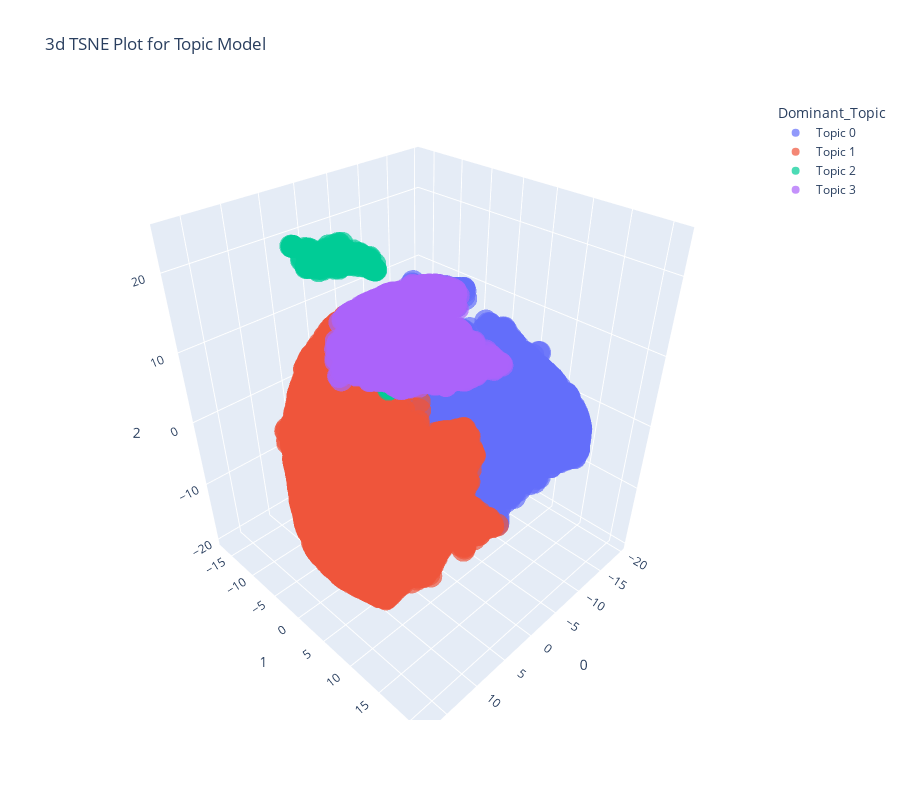

Notebook code for this chart:
### Code cell
plot_model(lda, plot = 'tsne')

### Figure 1 — Plotly figure (JSON) as saved in the notebook; plotly's stock layout.template omitted (floating-point values rounded to 4 significant figures; data arrays with more than 128 entries replaced by an {"elided": "..."} marker saying what was removed)
{"data": [{"hovertemplate": "Dominant_Topic=Topic 0<br>0=%{x}<br>1=%{y}<br>2=%{z}<extra></extra>", "legendgroup": "Topic 0", "marker": {"color": "#636efa", "opacity": 0.7, "symbol": "circle"}, "mode": "markers", "name": "Topic 0", "scene": "scene", "showlegend": true, "type": "scatter3d", "x": {"elided": "1546 float values"}, "y": {"elided": "1546 float values"}, "z": {"elided": "1546 float values"}}, {"hovertemplate": "Dominant_Topic=Topic 1<br>0=%{x}<br>1=%{y}<br>2=%{z}<extra></extra>", "legendgroup": "Topic 1", "marker": {"color": "#EF553B", "opacity": 0.7, "symbol": "circle"}, "mode": "markers", "name": "Topic 1", "scene": "scene", "showlegend": true, "type": "scatter3d", "x": {"elided": "3833 float values"}, "y": {"elided": "3833 float values"}, "z": {"elided": "3833 float values"}}, {"hovertemplate": "Dominant_Topic=Topic 2<br>0=%{x}<br>1=%{y}<br>2=%{z}<extra></extra>", "legendgroup": "Topic 2", "marker": {"color": "#00cc96", "opacity": 0.7, "symbol": "circle"}, "mode": "markers", "name": "Topic 2", "scene": "scene", "showlegend": true, "type": "scatter3d", "x": {"elided": "163 float values"}, "y": {"elided": "163 float values"}, "z": {"elided": "163 float values"}}, {"hovertemplate": "Dominant_Topic=Topic 3<br>0=%{x}<br>1=%{y}<br>2=%{z}<extra></extra>", "legendgroup": "Topic 3", "marker": {"color": "#ab63fa", "opacity": 0.7, "symbol": "circle"}, "mode": "markers", "name": "Topic 3", "scene": "scene", "showlegend": true, "type": "scatter3d", "x": {"elided": "1276 float values"}, "y": {"elided": "1276 float values"}, "z": {"elided": "1276 float values"}}], "layout": {"height": 800, "legend": {"title": {"text": "Dominant_Topic"}, "tracegroupgap": 0}, "scene": {"domain": {"x": [0, 1], "y": [0, 1]}, "xaxis": {"title": {"text": "0"}}, "yaxis": {"title": {"text": "1"}}, "zaxis": {"title": {"text": "2"}}}, "title": {"text": "3d TSNE Plot for Topic Model"}, "width": 900}}
